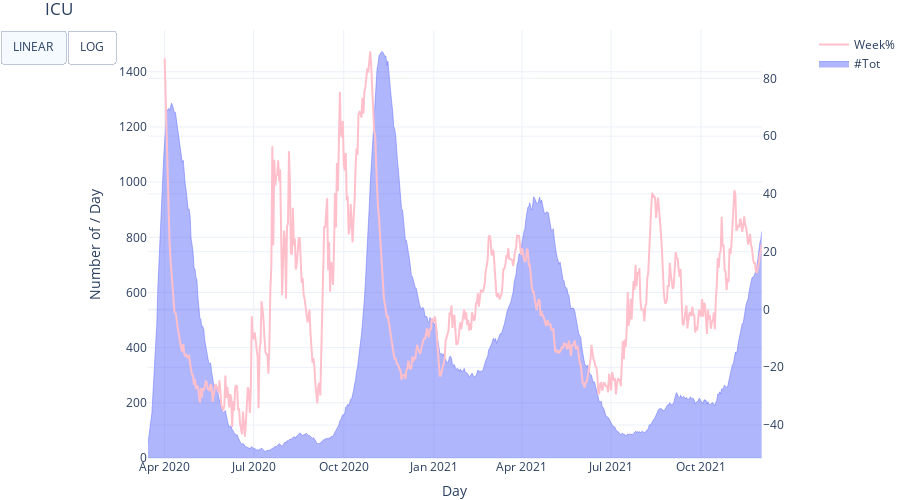

Notebook cell for this chart:
### Code cell
def bar_icu_tot():

    df = df_prov_tot.groupby(['DATE']).agg({'TOTAL_IN': 'sum', 'NEW_OUT': 'sum', 'NEW_IN': 'sum', 'TOTAL_IN_ICU': 'sum'})

    totin_bar = go.Scatter(x=df.index, y=df.TOTAL_IN_ICU, name='#Tot',stackgroup='two',line=dict(width=0.5),mode='lines', groupnorm="")

    fig_hospi = make_subplots(specs=[[{"secondary_y": True, }]], shared_yaxes='all', shared_xaxes='all')

    fig_hospi.add_trace(totin_bar, secondary_y=False)

    xvals = df.index[7:]
    yvals = 100 * (df.TOTAL_IN_ICU.values[7:] - df.TOTAL_IN_ICU.values[:-7]) / df.TOTAL_IN_ICU.values[:-7]

    fig_hospi.add_trace(go.Scatter(x=xvals[10:], y=yvals[10:], name='Week%',marker_color = 'pink'), secondary_y=True)

    fig_hospi.update_layout(template="plotly_white", height=500, margin=dict(l=0, r=0, t=30, b=0),
                            title="ICU")

    fig_hospi.update_layout(xaxis_title='Day',
                            yaxis_title='Number of / Day')

    fig_hospi.update_layout(
        hovermode='x unified',
        updatemenus=[
            dict(
                type="buttons",
                direction="left",
                buttons=list([
                    dict(
                        args=[{"yaxis.type": "linear"}],
                        label="LINEAR",
                        method="relayout"
                    ),
                    dict(
                        args=[{"yaxis.type": "log"}],
                        label="LOG",
                        method="relayout"
                    )
                ]),
            ),
        ])

    return fig_hospi

bar_icu_tot()

### Figure 1 — Plotly figure (JSON) as saved in the notebook; plotly's stock layout.template omitted (floating-point values rounded to 4 significant figures; data arrays with more than 128 entries replaced by an {"elided": "..."} marker saying what was removed)
{"data": [{"groupnorm": "", "line": {"width": 0.5}, "mode": "lines", "name": "#Tot", "stackgroup": "two", "type": "scatter", "x": {"elided": "628 str values"}, "xaxis": "x", "y": {"elided": "628 int values"}, "yaxis": "y"}, {"marker": {"color": "pink"}, "name": "Week%", "type": "scatter", "x": {"elided": "611 str values"}, "xaxis": "x", "y": {"elided": "611 float values"}, "yaxis": "y2"}], "layout": {"height": 500, "hovermode": "x unified", "margin": {"b": 0, "l": 0, "r": 0, "t": 30}, "title": {"text": "ICU"}, "updatemenus": [{"buttons": [{"args": [{"yaxis.type": "linear"}], "label": "LINEAR", "method": "relayout"}, {"args": [{"yaxis.type": "log"}], "label": "LOG", "method": "relayout"}], "direction": "left", "type": "buttons"}], "xaxis": {"anchor": "y", "domain": [0, 0.94], "title": {"text": "Day"}}, "yaxis": {"anchor": "x", "domain": [0, 1], "title": {"text": "Number of / Day"}}, "yaxis2": {"anchor": "x", "overlaying": "y", "side": "right"}}}
